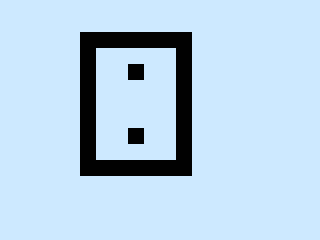

The image is a tile-based game level rendered from a .tmx file. Its description and source (layers, tilesets, objects; grid data summarised) follow:
An orthogonal 20x15 tile map with 16x16 px tiles, 2 tile layers (Tile Layer 2, Tile Layer 1) and 6 objects.

<map version="1.9" tiledversion="1.9.2" orientation="orthogonal" renderorder="right-down" width="20" height="15" tilewidth="16" tileheight="16" infinite="0" nextlayerid="15" nextobjectid="200">
 <tileset firstgid="1" name="fantasy" tilewidth="16" tileheight="16" tilecount="1120" columns="28">
  <image source="tilesets/tileset.png" width="448" height="640" />
 </tileset>
 <layer id="11" name="Tile Layer 2" width="20" height="15">
  <data>[300 cells, 300 non-empty, 2 distinct tile ids]</data>
 </layer>
 <layer id="10" name="Tile Layer 1" width="20" height="15">
  <data>[300 cells, 0 non-empty, 0 distinct tile ids]</data>
 </layer>
 <objectgroup id="6" name="collisions">
  <object id="186" x="80" y="32" width="112" height="16" />
  <object id="187" x="176" y="48" width="16" height="48" />
  <object id="192" x="80" y="48" width="16" height="128" />
  <object id="193" x="96" y="160" width="80" height="16" />
  <object id="197" x="176" y="96" width="16" height="80" />
  <object id="199" x="128" y="128" width="16" height="16" />
 </objectgroup>
</map>
